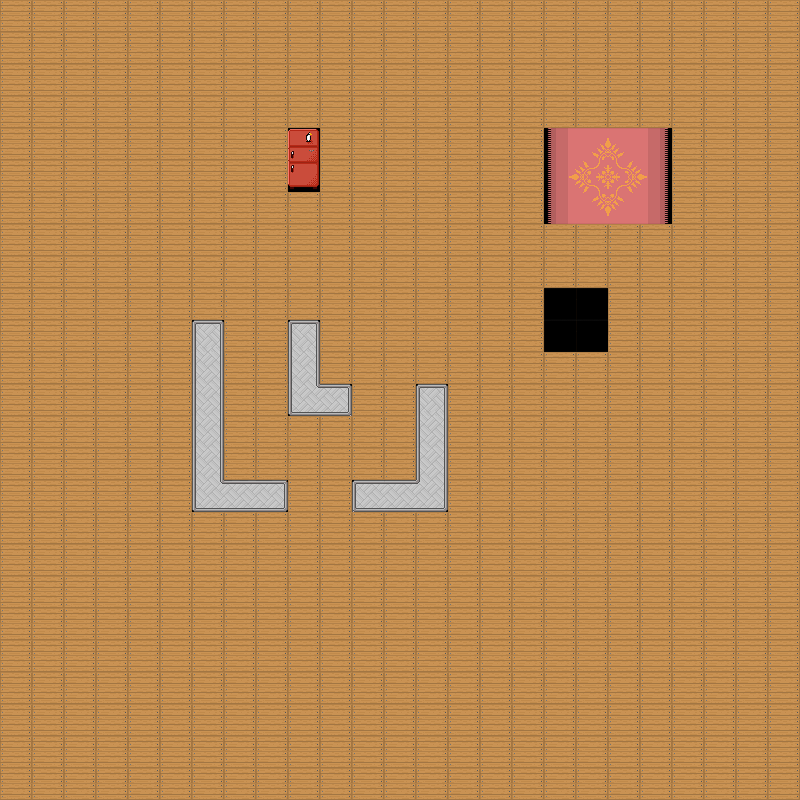

A level layout from a 2D game, rendered from its tile map. Below: a short description, then the map file with tile-grid data replaced by summaries:
An orthogonal 25x25 tile map with 32x32 px tiles, 1 tile layer (Tile Layer 1) and 10 objects (9x STATIC, Fridge).

<map version="1.2" tiledversion="1.2.1" orientation="orthogonal" renderorder="right-down" width="25" height="25" tilewidth="32" tileheight="32" infinite="0" nextlayerid="9" nextobjectid="779">
 <tileset firstgid="1" name="tile2map32" tilewidth="32" tileheight="32" tilecount="1320" columns="4">
  <image source="tile2map32.png" width="128" height="10560" />
 </tileset>
 <layer id="1" name="Tile Layer 1" width="25" height="25">
  <data>[625 cells, 625 non-empty, 25 distinct tile ids]</data>
 </layer>
 <objectgroup id="2" name="Object Layer 1" visible="0">
  <object id="2" name="STATIC" type="Fridge" x="287.177" y="129.118" width="33.3927" height="62.333" />
  <object id="4" name="STATIC" x="541" y="128" width="133" height="100" />
  <object id="8" name="STATIC" x="415" y="385" width="33" height="126" />
  <object id="9" name="STATIC" x="190" y="321" width="33" height="190" />
  <object id="10" name="STATIC" x="288" y="321" width="28" height="92" />
  <object id="11" name="STATIC" x="222" y="481" width="66" height="31" />
  <object id="12" name="STATIC" x="311" y="384" width="41" height="31" />
  <object id="14" name="STATIC" x="288" y="321" width="28" height="94" />
  <object id="15" name="STATIC" x="353" y="481" width="69" height="32" />
  <object id="17" name="STATIC" x="546" y="290" width="60" height="59" />
 </objectgroup>
</map>
